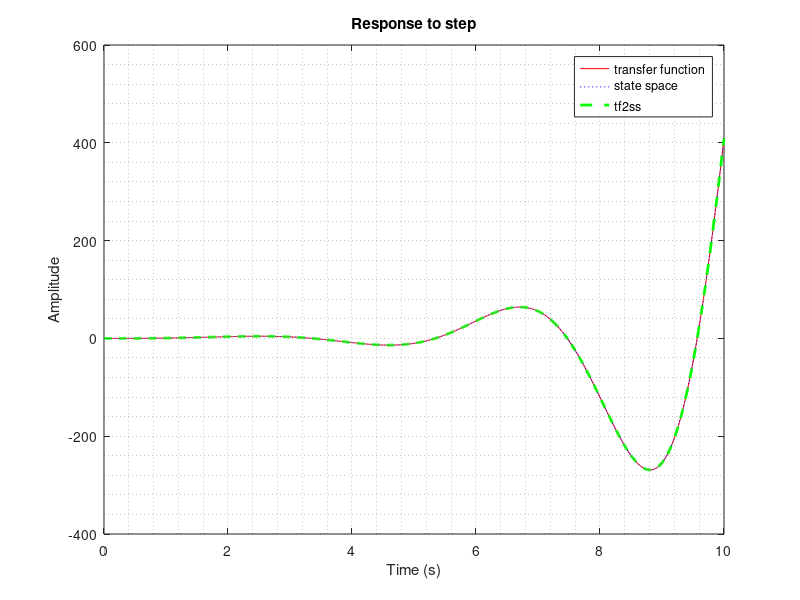

Recreate this plot in MATLAB.
clc,clear
t = 0:0.01:10;
%% a
NUM = 100;
DEN = [1 20 10 7 100];
sys_a_tf = tf(NUM, DEN);
[A_, B_, C_, D_] = tf2ss(NUM, DEN);
A = [0 1 0 0;
     0 0 1 0;
     0 0 0 1;
    -100 -7 -10 -20];
B = [0;0;0;1];
C = [100 0 0 0];
D = 0;
sys_a_ss = ss(A,B,C,D);
sys_a_tf2ss = ss(A_,B_,C_,D_);

[y1,t] = step(sys_a_tf,t);
[y2,t] = step(sys_a_ss,t);
[y3,t] = step(sys_a_tf2ss,t);
plot(t,y1,'r',t,y2,'b:',t,y2,'g--','linewidth',2)
grid minor
title('Response to step')
xlabel('Time (s)')
ylabel('Amplitude')
legend('transfer function', 'state space','tf2ss')